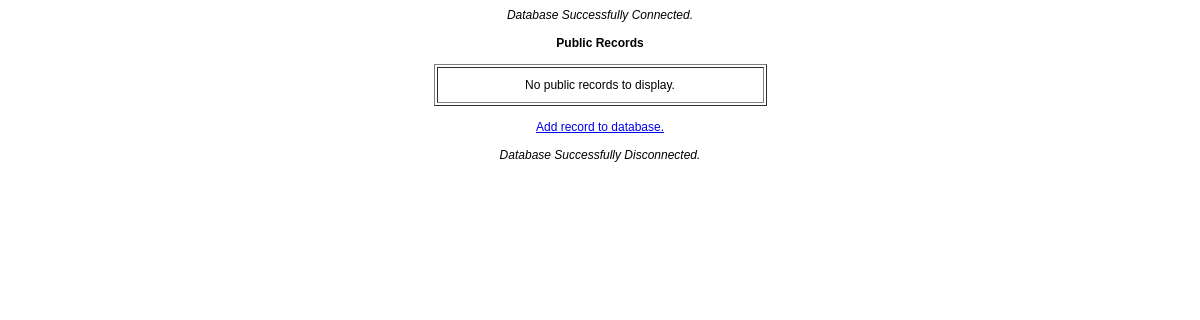
Before: / with the older database file.
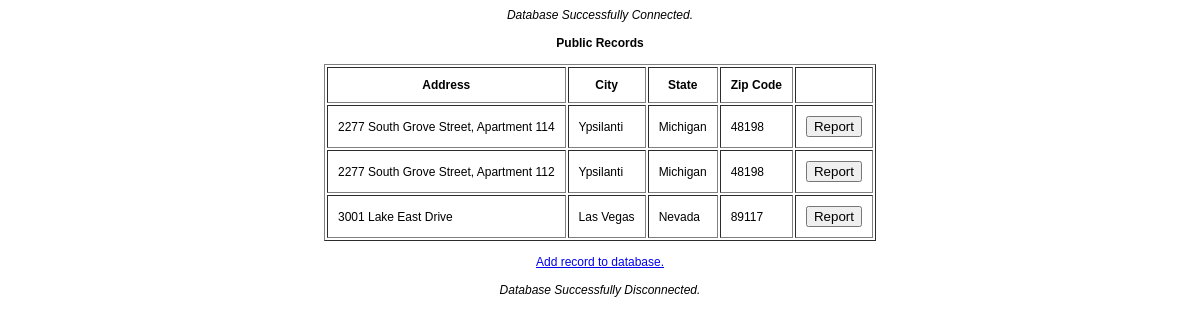
After: the same page with the newer database file.
### tables this page shows
CREATE TABLE IF NOT EXISTS `records` (
  `public` tinyint(1) NOT NULL,
  `address` text NOT NULL,
  `city` text NOT NULL,
  `state` text NOT NULL,
  `zip` text NOT NULL,
  `selection` text NOT NULL
);

### index.php (the view, shortened to what this page needs)
<!doctype html>
<html>
<head>
<link href="style.css" rel="stylesheet" />
</head>
<body>
<?php
include('header.php');
if($conn == true){
echo '<center><strong>Public Records</strong></center><br/>';
$sql = "SELECT * FROM `records` WHERE `public`=1";
$result = mysqli_query($conn, $sql);
$row = mysqli_fetch_assoc($result);
if($row == null){
echo '<table border="1" cellpadding="10" align="center"><tr><td align="center">';
echo 'No public records to display.<br/>';
echo '</td></tr></table>';
} else {
echo '<table border="1" cellpadding="10" align="center">';
echo '<tr><td align="center"><strong>Address</strong></td><td align="center"><strong>City</strong></td><td align="center"><strong>State</strong></td><td align="center"><strong>Zip Code</strong></td><td></td></tr>';
foreach($result as $row){
echo '<tr><td class="x"><form action="report/" method="post"><input type="hidden" name="address" value="' . $row['address'] . '" />' . $row['address'] . '</td><td>' . $row['city'] . '</td><td>' . $row['state'] . '</td><td>' . $row['zip'] . '</td><td><input type="submit" name="report" value="Report"/></form></tr>';}
echo '</table>';}
echo '<br/>';
echo '<center><a href="add/">Add record to database.</a></center>';
} else {
echo '<br/>';
echo 'Error: ' . $sql . '<br/>' . mysqli_error($conn);}
include('footer.php');
?>
</body>
</html>

### header.php
<?php
$server = 'localhost';
$user = 'root';
$pass = '';
$database = 'mutiny';
$conn = mysqli_connect($server, $user, $pass, $database);
if($conn == true){echo '<center><em>Database Successfully Connected.</em></center>';}
echo '<br/>';
?>

### footer.php (shortened to what this page needs)
<?php
echo '<br/>';
if($conn !== true){echo '<center><em>Database Successfully Disconnected.</em></center>';}
?>

### style.css (style rules this page uses)
body { font-family: sans-serif; font-size: 12px; }
table { max-width: 50%; min-width: 333px; }
.x { -webkit-touch-callout: none; -webkit-user-select: none; -khtml-user-select: none; -moz-user-select: none; -ms-user-select: none; user-select: none; }

Changed rows visible on the page:
added records: address "2277 South Grove Street, Apartment 114", city "Ypsilanti", state "Michigan", zip "48198"
added records: address "2277 South Grove Street, Apartment 112", city "Ypsilanti", state "Michigan", zip "48198"
added records: address "3001 Lake East Drive", city "Las Vegas", state "Nevada", zip "89117"
Other visible differences:
text no longer shown: "No public records to display."
text now shown: "Address City State Zip Code"
